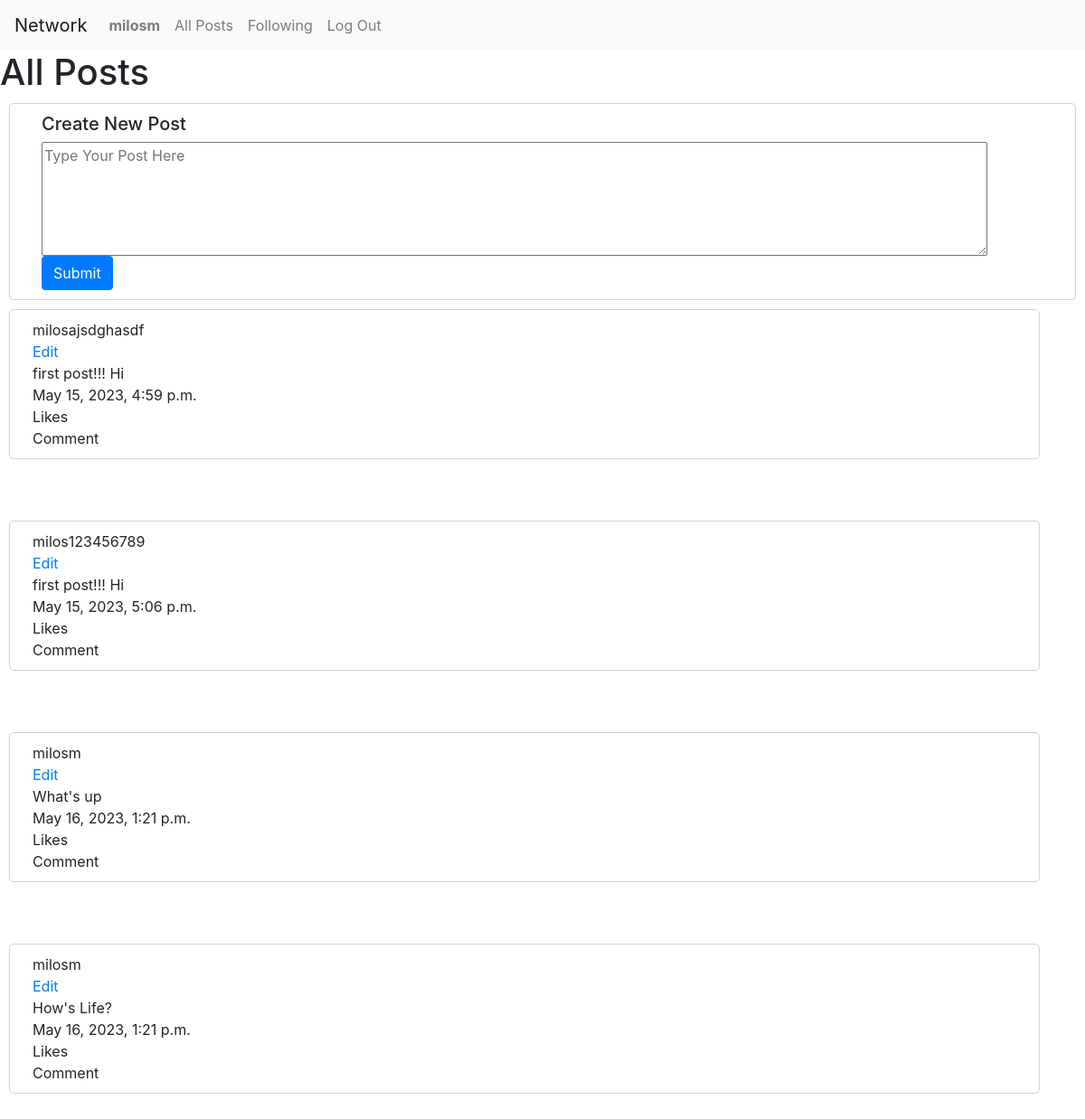
The page / (signed in) on the database its author committed.
### network/models.py (models this page shows)
class User(AbstractUser):
    pass

class Post(models.Model):
    creator = models.ForeignKey(User, on_delete=models.CASCADE)
    content = models.CharField(max_length=512)
    datetime = models.DateTimeField(default=datetime.now())

### network/views.py (the view)
# urls.py: path("", views.index, name="index"),
def index(request):
    posts = Post.objects.all()
    return render(request, "network/index.html", {"posts":posts})

### network/templates/network/index.html
{% extends "network/layout.html" %}
{% block body %}
    <h1>All Posts</h1>
    <div id = "post">
        <form id="compose-form">
            <div class="form-row">
                <h5>Create New Post</h5>
            </div>
            <div class="form-row">
                <textarea type="text" cols="100" rows="5" placeholder="Type Your Post Here"></textarea>
            </div>
            <div class="form-row">
                <input type="submit" class="btn btn-primary" Post>
            </div>
        </form>
    </div>
    {% include "network/postLayout.html" %}
{% endblock %}

### network/templates/network/layout.html (shortened to what this page needs)
{% load static %}
<!DOCTYPE html>
<html lang="en">
    <head>
        <link rel="stylesheet" href="https://stackpath.bootstrapcdn.com/bootstrap/4.4.1/css/bootstrap.min.css">
        <link href="{% static 'network/styles.css' %}" rel="stylesheet">
    </head>
    <body>
        <nav class="navbar navbar-expand-lg navbar-light bg-light">
            <a class="navbar-brand" href="#">Network</a>
            <div>
              <ul class="navbar-nav mr-auto">
                {% if user.is_authenticated %}
                    <li class="nav-item">
                        <a class="nav-link" href="{% url 'profile' %}"><strong>{{ user.username }}</strong></a>
                    </li>
                {% endif %}
                <li class="nav-item">
                  <a class="nav-link" href="{% url 'index' %}">All Posts</a>
                </li>
                {% if user.is_authenticated %}
                    <li class="nav-item">
                        <a class="nav-link" href="{% url 'following' %}">Following</a>
                    </li>
                    <li class="nav-item">
                        <a class="nav-link" href="{% url 'logout' %}">Log Out</a>
                    </li>
                {% endif %}
              </ul>
            </div>
          </nav>
        <div class="body">
            {% block body %}
            {% endblock %}
        </div>
    </body>
</html>

### network/templates/network/postLayout.html
{% for post in posts %}
    <div class="container" id="post">
        <div class="row" >
            {{post.creator.username}}
        </div>
        <div class="row" >
            <a href="">Edit</a>
        </div>
        <div class="row" >
            {{post.content}}
        </div>
        <div class="row" >
            {{post.datetime}}
        </div>
        <div class="row" >
            Likes
        </div>
        <div class="row" >
            Comment
        </div>
    </div>
    <br>
    <br>
{% endfor %}

### network/static/network/styles.css (style rules this page uses)
#post { border-style: solid !important; border-color: #d3d3d3 !important; background-color: white !important; border-width: thin !important; border-radius:5px !important; padding:10px; margin:10px; padding-left: 40px; }

### rows shown on the page
User: username "milosm"
Post: creator.username "milosajsdghasdf", content "first post!!! Hi", datetime "May 15, 2023, 4:59 p.m."
Post: creator.username "milos123456789", content "first post!!! Hi", datetime "May 15, 2023, 5:06 p.m."
Post: creator.username "milosm", content "What's up", datetime "May 16, 2023, 1:21 p.m."
Post: creator.username "milosm", content "How's Life?", datetime "May 16, 2023, 1:21 p.m."
